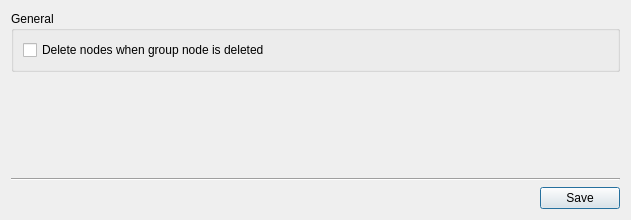
<?xml version="1.0" encoding="UTF-8"?>
<ui version="4.0">
 <class>tangle_settings</class>
 <widget class="QDialog" name="tangle_settings">
  <property name="windowModality">
   <enum>Qt::ApplicationModal</enum>
  </property>
  <property name="geometry">
   <rect>
    <x>0</x>
    <y>0</y>
    <width>631</width>
    <height>220</height>
   </rect>
  </property>
  <property name="windowTitle">
   <string>Tangle - Settings</string>
  </property>
  <layout class="QGridLayout" name="gridLayout_2">
   <item row="0" column="0" colspan="2">
    <widget class="QGroupBox" name="groupBox">
     <property name="title">
      <string>General</string>
     </property>
     <layout class="QGridLayout" name="gridLayout">
      <item row="0" column="0">
       <widget class="QCheckBox" name="chk_delete_nodes_with_group_node">
        <property name="text">
         <string>Delete nodes when group node is deleted</string>
        </property>
       </widget>
      </item>
     </layout>
    </widget>
   </item>
   <item row="3" column="0">
    <spacer name="horizontalSpacer">
     <property name="orientation">
      <enum>Qt::Horizontal</enum>
     </property>
     <property name="sizeHint" stdset="0">
      <size>
       <width>527</width>
       <height>22</height>
      </size>
     </property>
    </spacer>
   </item>
   <item row="3" column="1">
    <widget class="QPushButton" name="btn_save">
     <property name="text">
      <string>Save</string>
     </property>
    </widget>
   </item>
   <item row="2" column="0" colspan="2">
    <widget class="Line" name="line">
     <property name="orientation">
      <enum>Qt::Horizontal</enum>
     </property>
    </widget>
   </item>
   <item row="1" column="0">
    <spacer name="verticalSpacer">
     <property name="orientation">
      <enum>Qt::Vertical</enum>
     </property>
     <property name="sizeHint" stdset="0">
      <size>
       <width>20</width>
       <height>40</height>
      </size>
     </property>
    </spacer>
   </item>
  </layout>
 </widget>
 <resources/>
 <connections/>
</ui>
